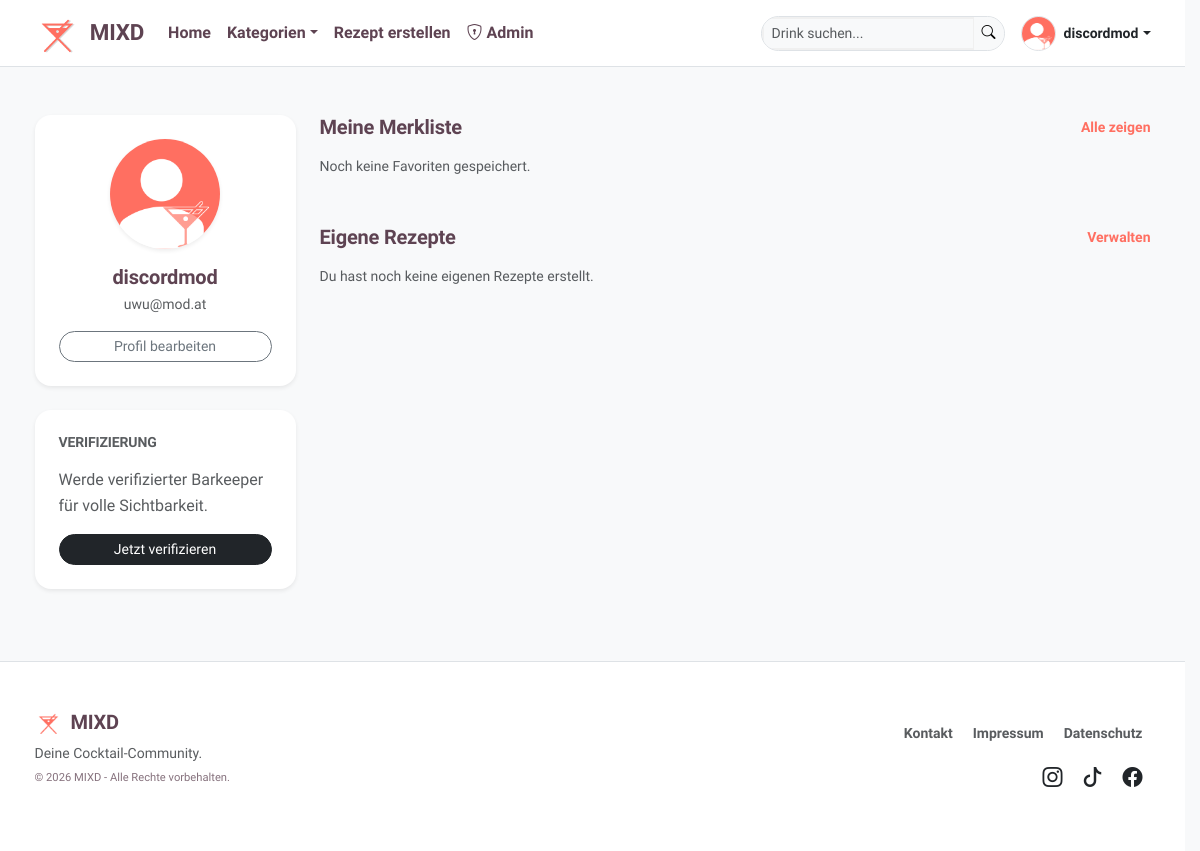
Screenshot of /profile.php (signed in) with the database file from the repository.
### tables this page shows
CREATE TABLE `users` (
  `userid` int(11) UNSIGNED NOT NULL,
  `benutzername` varchar(30) NOT NULL,
  `email` varchar(30) NOT NULL,
  `profile_image` varchar(255) DEFAULT 'resources/images/default_profile.png',
  `passwort` varchar(255) NOT NULL,
  `role` int(11) NOT NULL DEFAULT 1,
  `is_barkeeper` tinyint(1) DEFAULT 0
);

### profile.php (the view, shortened to what this page needs)
<?php
require_once "util/dbutil.php";
$currentUserId = $_SESSION['userid'];
$stmtUser = $conn->prepare("SELECT benutzername, email, profile_image, is_barkeeper FROM users WHERE userid = ?");
$stmtUser->bind_param("i", $currentUserId);
$stmtUser->execute();
$userData = $stmtUser->get_result()->fetch_assoc();
$stmtApp = $conn->prepare("SELECT status FROM barkeeper_applications WHERE userid = ? ORDER BY created_at DESC LIMIT 1");
$stmtApp->bind_param("i", $currentUserId);
$stmtApp->execute();
$resApp = $stmtApp->get_result();
$verificationStatus = ($resApp->num_rows > 0) ? $resApp->fetch_assoc()['status'] : null;
$sqlBase = "SELECT r.recipe_id, r.recipe_name, ri.image_path, u.is_barkeeper
            FROM recipes r
            JOIN users u ON r.created_by = u.userid
            LEFT JOIN recipe_images ri ON r.recipe_id = ri.recipe_id ";
$favSql = $sqlBase . "JOIN favorites f ON r.recipe_id = f.recipe_id WHERE f.user_id = ? GROUP BY r.recipe_id LIMIT 4";
$stmtFav = $conn->prepare($favSql);
$stmtFav->bind_param("i", $currentUserId);
$stmtFav->execute();
$favoriteRecipes = $stmtFav->get_result()->fetch_all(MYSQLI_ASSOC);
$ownSql = $sqlBase . "WHERE r.created_by = ? GROUP BY r.recipe_id LIMIT 4";
$stmtOwn = $conn->prepare($ownSql);
$stmtOwn->bind_param("i", $currentUserId);
$stmtOwn->execute();
$ownRecipes = $stmtOwn->get_result()->fetch_all(MYSQLI_ASSOC);
?>
<!DOCTYPE html>
<html lang="de">
<head>
    <?php include "includes/head-includes.php"; ?>
</head>
<body class="bg-light d-flex flex-column min-vh-100">
    <?php include "includes/navbar.php"; ?>
    <main class="container py-5 flex-grow-1">
        <div class="row">
            <aside class="col-md-4 col-lg-3 mb-4">
                <div class="card border-0 shadow-sm p-4 rounded-4 text-center mb-4">
                    <img src="<?= $userData['profile_image'] ?: 'resources/images/placeholders/default_profile.png' ?>"
                         class="rounded-circle mb-3 mx-auto shadow-sm" style="width: 110px; height: 110px; object-fit: cover;">
                    <h5 class="fw-bold mb-1"><?= htmlspecialchars($userData['benutzername']) ?></h5>
                    <p class="text-muted small mb-3"><?= htmlspecialchars($userData['email']) ?></p>
                    <a href="edit_profile.php" class="btn btn-outline-secondary btn-sm w-100 rounded-pill">Profil bearbeiten</a>
                </div>
                <div class="card border-0 shadow-sm p-4 rounded-4">
                    <h6 class="fw-bold mb-3 text-uppercase small text-muted">Verifizierung</h6>
                    <?php if ($userData['is_barkeeper'] == 1): ?>
                        <div class="text-success small fw-bold mb-2">
                            <i class="bi bi-patch-check-fill"></i> Barkeeper Profi
                        </div>
                    <?php elseif ($verificationStatus == 'pending'): ?>
                        <div class="text-warning small fw-bold mb-2">
                            <i class="bi bi-hourglass-split"></i> In Prüfung...
                        </div>
                    <?php else: ?>
                        <p class="x-small text-muted mb-3">Werde verifizierter Barkeeper für volle Sichtbarkeit.</p>
                        <a href="apply_barkeeper.php" class="btn btn-dark btn-sm w-100 rounded-pill">Jetzt verifizieren</a>
                    <?php endif; ?>
                </div>
            </aside>
            <section class="col-md-8 col-lg-9">
                <div class="d-flex justify-content-between align-items-center mb-3">
                    <h5 class="fw-bold mb-0">Meine Merkliste</h5>
                    <a href="favorites.php" class="small text-decoration-none">Alle zeigen</a>
                </div>
                <div class="row g-3 mb-5">
                    <?php if (count($favoriteRecipes) > 0): ?>
                        <?php foreach ($favoriteRecipes as $rezept) include "includes/recipe-card.php"; ?>
                    <?php else: ?>
                        <div class="col-12 text-muted small italic">Noch keine Favoriten gespeichert.</div>
                    <?php endif; ?>
                </div>
                <div class="d-flex justify-content-between align-items-center mb-3">
                    <h5 class="fw-bold mb-0">Eigene Rezepte</h5>
                    <a href="my_recipes.php" class="small text-decoration-none">Verwalten</a>
                </div>
                <div class="row g-3">
                    <?php if (count($ownRecipes) > 0): ?>
                        <?php foreach ($ownRecipes as $rezept) include "includes/recipe-card.php"; ?>
                    <?php else: ?>
                        <div class="col-12 text-muted small italic">Du hast noch keine eigenen Rezepte erstellt.</div>
                    <?php endif; ?>
                </div>
            </section>
        </div>
    </main>
    <?php include "includes/footer.php"; ?>
</body>
</html>

### includes/navbar.php (shortened to what this page needs)
<?php
$navigationProfilePicture = "resources/images/placeholders/default_profile.png";
if (isset($_SESSION['userid'])) {
    include_once "util/dbutil.php";
    $id = $_SESSION['userid'];
    $stmt = $conn->prepare("SELECT profile_image FROM users WHERE userid = ?");
    $stmt->bind_param("i", $id);
    $stmt->execute();
    $result = $stmt->get_result();
    $row = $result->fetch_array();
    if ($row && !empty($row['profile_image'])) {
        $navigationProfilePicture = $row['profile_image'];
    }
}
?>
<nav class="navbar navbar-expand-lg bg-white border-bottom sticky-top py-2">
    <div class="container">
        <a class="navbar-brand fw-bold d-flex align-items-center" href="index.php">
            <img src="resources/images/logos/mixdXschatten.png" alt="MIXD Logo" class="navbar-logo">
            <span class="ms-2 navbar-brand-text">MIXD</span>
        </a>
        <div class="collapse navbar-collapse" id="navContent">
            <ul class="navbar-nav me-auto">
                <li class="nav-item"><a class="nav-link" href="index.php">Home</a></li>
                <li class="nav-item dropdown">
                    <a class="nav-link dropdown-toggle" href="#" data-bs-toggle="dropdown">Kategorien</a>
                </li>
                <li class="nav-item"><a class="nav-link" href="create_recipe.php">Rezept erstellen</a></li>
                <?php if (isset($_SESSION['user_role']) && $_SESSION['user_role'] >= 2): ?>
                    <li class="nav-item">
                        <a class="nav-link fw-bold text-danger" href="admin_dashboard.php">
                            <i class="bi bi-shield-lock"></i> Admin
                        </a>
                    </li>
                <?php endif; ?>
            </ul>
            <div class="d-flex align-items-center">
                <form class="d-flex me-3" action="search.php" method="GET">
                    <div class="input-group input-group-sm search-group-custom">
                        <input class="form-control search-input-custom" type="search" name="query" placeholder="Drink suchen...">
                        <button class="btn btn-light border-0" type="submit"><i class="bi bi-search"></i></button>
                    </div>
                </form>
                <div class="dropdown">
                    <a href="#" class="d-flex align-items-center text-decoration-none dropdown-toggle text-dark" data-bs-toggle="dropdown">
                        <?php if (isset($_SESSION['userid'])): ?>
                            <img src="<?= htmlspecialchars($navigationProfilePicture) ?>" alt="Profil"
                                 class="rounded-circle border nav-profile-img">
                            <span class="ms-2 d-none d-sm-inline small fw-bold">
                                <?= htmlspecialchars($_SESSION['user'] ?? 'Profil') ?>
                            </span>
                        <?php else: ?>
                            <div class="rounded-circle border nav-profile-placeholder">
                                <i class="bi bi-person"></i>
                            </div>
                        <?php endif; ?>
                    </a>
                </div>
            </div>
        </div>
    </div>
</nav>

### styling/custom/base.css (style rules this page uses)
:root { --primary-accent: #ff6f61; --secondary-accent: #5e4352; --muted-teal: #587b7f; --bg-light: #F7F7F7; --text-dark: #5e4352; }
html { scrollbar-gutter: stable; overflow-y: scroll; }
body { font-family: 'Quicksand', sans-serif; font-weight: 500; color: var(--secondary-accent); background-color: #ffffff; display: flex; flex-direction: column; min-height: 100vh; line-height: 1.6; -webkit-font-smoothing: antialiased; }
h1, h2, h3, h4, h5, h6 { font-family: 'Quicksand', sans-serif; font-weight: 700 !important; letter-spacing: -0.01em; color: var(--secondary-accent) !important; }
.navbar-brand { font-family: 'Quicksand', sans-serif; font-weight: 700 !important; letter-spacing: -0.01em; color: var(--primary-accent) !important; }
a { color: var(--primary-accent); text-decoration: none; transition: all 0.2s ease; font-weight: 600; }

### styling/custom/navigation.css (style rules this page uses)
.navbar-brand { font-size: 1.4rem; font-weight: 700; color: var(--secondary-accent) !important; }
.navbar-logo { height: 40px; }
.nav-link { color: var(--secondary-accent) !important; font-weight: 600; transition: all 0.2s ease; padding: 0.5rem 1rem; }
.nav-profile-img, .nav-profile-placeholder { width: 35px; height: 35px; object-fit: cover; border-radius: 50%; border: 1px solid #eee; }
.navbar a { text-decoration: none !important; }

### styling/custom/forms.css (style rules this page uses)
.form-control, .form-select, .form-control-custom { font-family: 'Quicksand', sans-serif; border-radius: 12px; padding: 0.75rem 1rem; border: 2px solid #f0f0f0 !important; background-color: #f8f9fa !important; transition: all 0.2s ease-in-out; }
.search-group-custom { border-radius: 50rem; overflow: hidden; background-color: #f8f9fa; border: 1px solid #dee2e6; }

### rows the page displays
users: profile_image (placeholder picture), benutzername "discordmod", email "uwu@mod.at"

### other values shown
$_SESSION['user'] "discordmod"
